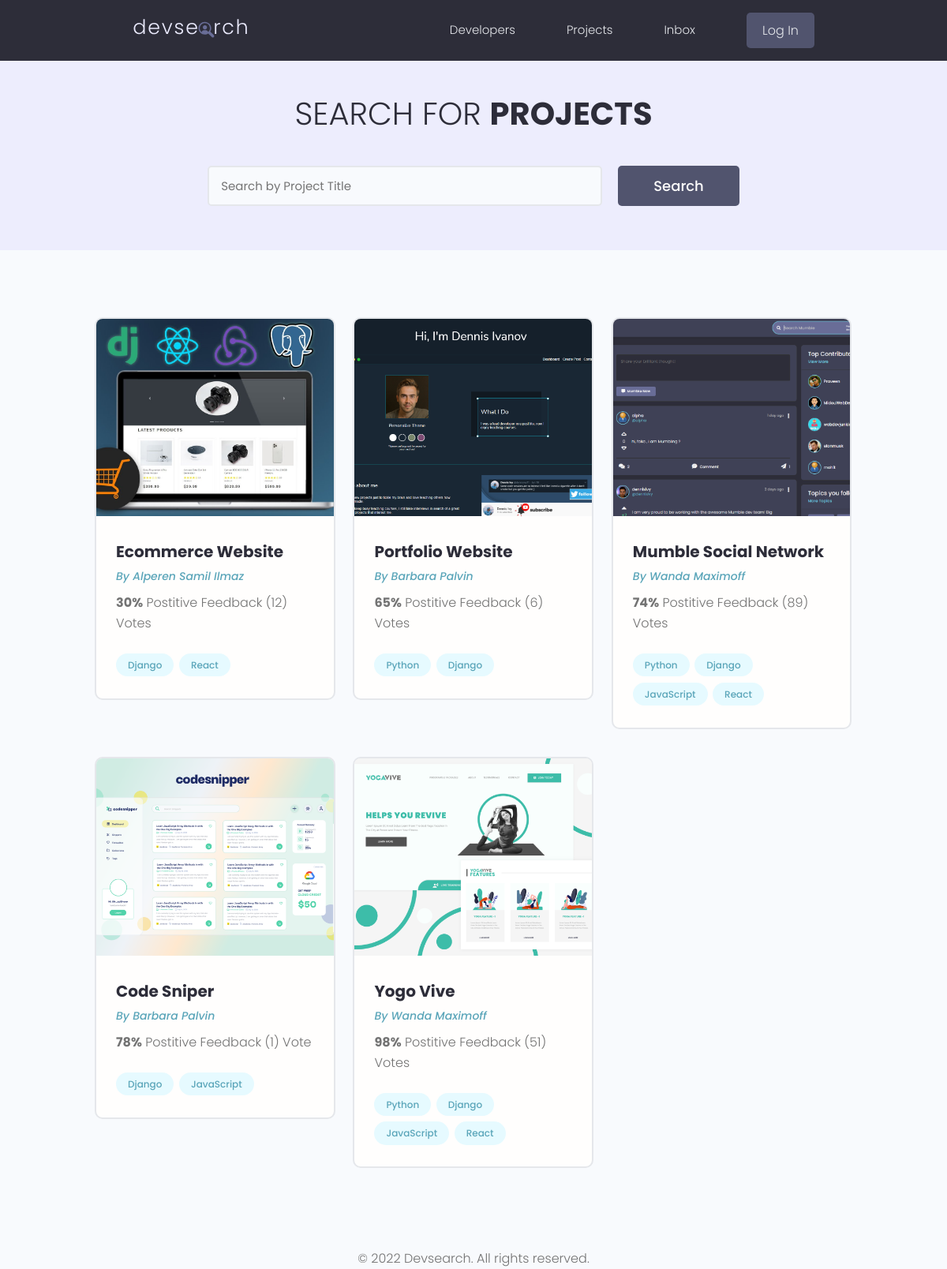
The page /projects/ on the database as committed earlier.
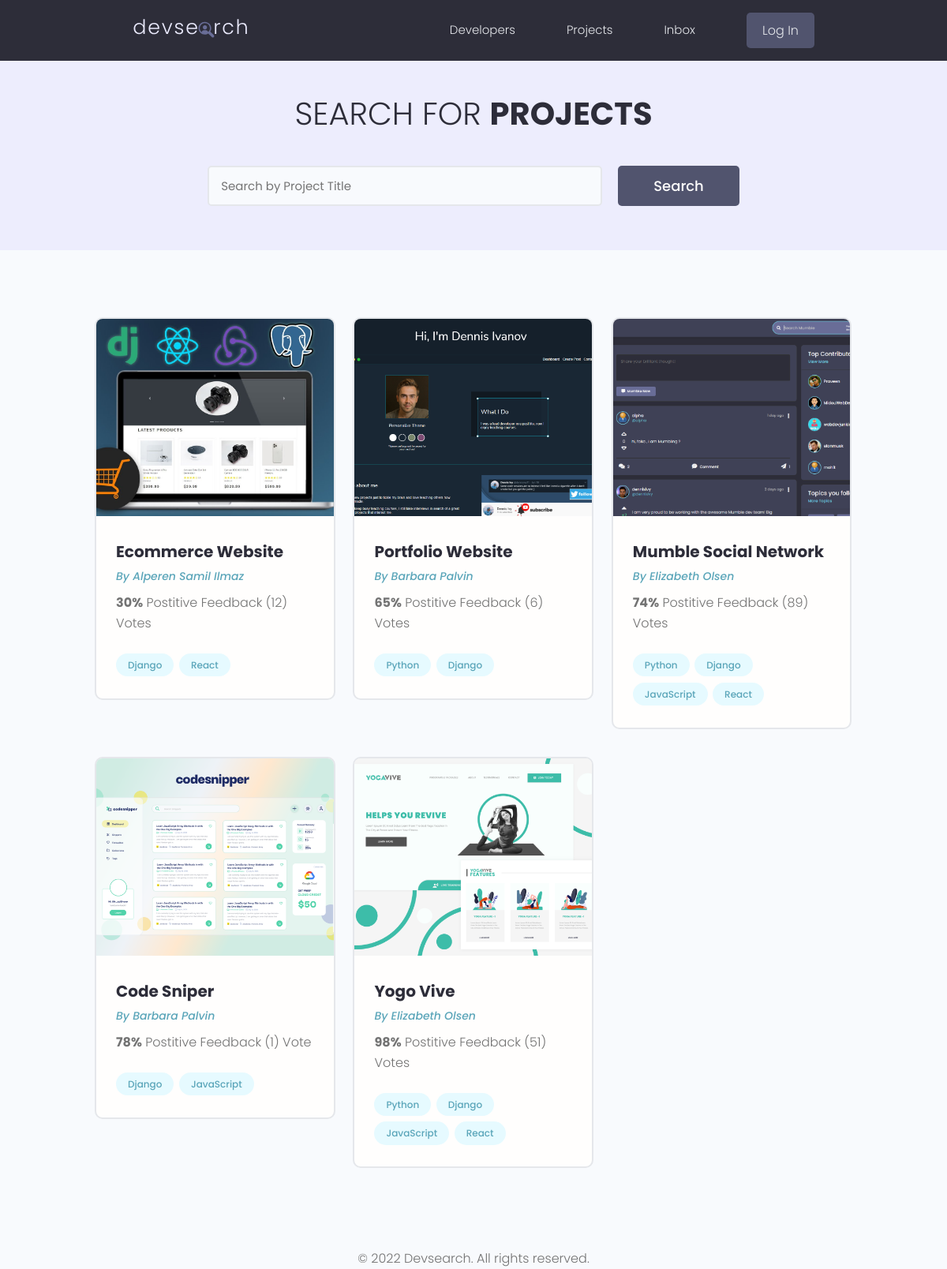
The same page on the database as committed later.
### base/models.py (models this page shows, shortened)
class Project(models.Model):
    owner = models.ForeignKey(Profile, null=True, blank=True, on_delete=models.SET_NULL)
    title = models.CharField(max_length=256)
    description = models.TextField(null=True, blank=True)
    featured_image = models.ImageField(blank=True, null=True, default='default.jpg')
    demo_link = models.CharField(max_length=2048, null=True, blank=True)
    source_link = models.CharField(max_length=2048, null=True, blank=True)
    tags = models.ManyToManyField('Tag', blank=True)
    vote_total = models.IntegerField(default=0, null=True, blank=True)
    vote_ratio = models.IntegerField(default=0, null=True, blank=True)
    created = models.DateTimeField(auto_now_add=True)
    id = models.UUIDField(default=uuid.uuid4, unique=True, primary_key=True, editable=False)

class Tag(models.Model):
    name = models.CharField(max_length=256)
    created = models.DateTimeField(auto_now_add=True)
    id = models.UUIDField(default=uuid.uuid4, unique=True, primary_key=True, editable=False)
    def __str__(self):
        return self.name

### users/models.py (models this page shows, shortened)
class Profile(models.Model):
    user = models.OneToOneField(User, on_delete=models.CASCADE, null=True, blank=True)
    name = models.CharField(max_length=128, blank=True, null=True)
    email = models.EmailField(max_length=256, blank=True, null=True)
    username = models.CharField(max_length=128, blank=True, null=True)
    location = models.CharField(max_length=128, blank=True, null=True)
    short_intro = models.CharField(max_length=128, blank=True, null=True)
    bio = models.TextField(blank=True, null=True)
    profile_image = models.ImageField(null=True, blank=True, upload_to='profiles/', default='profiles/user-default.png')
    social_github = models.CharField(max_length=128, blank=True, null=True)
    social_stackoverflow = models.CharField(max_length=128, blank=True, null=True)
    social_twitter = models.CharField(max_length=128, blank=True, null=True)
    social_linkedin = models.CharField(max_length=128, blank=True, null=True)
    social_instagram = models.CharField(max_length=128, blank=True, null=True)
    social_website = models.CharField(max_length=128, blank=True, null=True)
    created = models.DateTimeField(auto_now_add=True)
    id = models.UUIDField(default=uuid.uuid4, unique=True, primary_key=True, editable=False)

### base/views.py (the view)
# urls.py: path('projects/', include('base.urls')),
def projects(request):
    projects = Project.objects.all()
    context = {'projects': projects}
    return render(request, 'base/projects.html', context)

### base/templates/base/projects.html (shortened to what this page needs)
{% extends 'main.html' %}
{% block content %}
    <main class="projects">
        <section class="hero-section text-center">
          <div class="container container--narrow">
            <div class="hero-section__box">
              <h2>Search for <span>Projects</span></h2>
            </div>
            <div class="hero-section__search">
              <form class="form" action="#" method="get">
                <div class="form__field">
                  <input class="input input--text" id="formInput#search" type="text" name="text"
                    placeholder="Search by Project Title" />
                </div>
                <input class="btn btn--sub btn--lg" type="submit" value="Search" />
              </form>
            </div>
          </div>
        </section>
        <section class="projectsList">
          <div class="container">
            <div class="grid grid--three">
                {% for project in projects %}
                  <div class="column">
                    <div class="card project">
                      <a href="{% url 'project' project.id %}" class="project">
                        <img class="project__thumbnail" src="{{ project.featured_image.url }}" alt="project thumbnail" />
                        <div class="card__body">
                          <h3 class="project__title"><td>{{ project.title }}</td></h3>
                          <p><a class="project__author" href="{% url 'user-profile' project.owner.id %}">By {{ project.owner.name }}</a></p>
                          <p class="project--rating">
                            <span style="font-weight: bold;">{{ project.vote_ratio }}%</span> Postitive
                            Feedback ({{ project.vote_total }}) Vote{{ project.vote_total|pluralize:"s" }}
                          </p>
                          <div class="project__tags">
                            {% for tag in project.tags.all %}
                                <span class="tag tag--pill tag--main">
                                  <small>{{ tag }}</small>
                                </span>
                            {% endfor %}
                          </div>
                        </div>
                      </a>
                    </div>
                  </div>
                {% endfor %}
            </div>
          </div>
        </section>
    </main>
{% endblock content %}

### templates/main.html (shortened to what this page needs)
<!doctype html>
{% load static %}
<html lang="en">
<head>
  <link rel="stylesheet" href="https://cdn.iconmonstr.com/1.3.0/css/iconmonstr-iconic-font.min.css" />
  <link rel="stylesheet" href="{% static 'uikit/styles/uikit.css' %}" />
  <link rel="stylesheet" href="{% static 'styles/app.css' %}" />
</head>
<body>
    {% include 'navbar.html' %}
    {% block content %}
    {% endblock content %}
    {% include 'footer.html' %}
</body>
</html>

### templates/navbar.html (shortened to what this page needs)
{% load static %}
<header class="header">
    <div class="container container--narrow">
      <a href="{% url 'profiles' %}" class="header__logo">
        <img src="{% static 'images/logo.svg' %}" alt="DevSearch Logo" />
      </a>
      <nav class="header__nav">
        <ul class="header__menu">
          <li class="header__menuItem"><a href="{% url 'profiles' %}">Developers</a></li>
          <li class="header__menuItem"><a href="{% url 'projects' %}">Projects</a></li>
          <li class="header__menuItem"><a href="">Inbox</a></li>
          {% if request.user.is_authenticated %}
              <li class="header__menuItem"><a href="{% url 'account' %}">Account</a></li>
              <li class="header__menuItem"><a href="{% url 'logout' %}" class="btn btn--sub">Logout</a></li>
          {% else %}
            <li class="header__menuItem"><a href="{% url 'login' %}" class="btn btn--sub">Log In</a></li>
          {% endif %}
        </ul>
      </nav>
    </div>
  </header>

### templates/footer.html
<br>
<br>
<br>
<p style="text-align: center">© 2022 Devsearch. All rights reserved.</p>

### static/styles/app.css (style rules this page uses)
:root { --color-sub: #2d2d39; }
.btn--sub { background-color: var(--color-sub-light); }
.card { border: 2px solid var(--color-light); }
img { width: 100%; }
.header { position: sticky; z-index: 111; background-color: var(--color-sub); padding: 1.5rem 0; }
.header > .container { display: flex; justify-content: space-between; align-items: center; }
.header__logo > img { height: 3.8rem; }
.header__nav > ul { display: inline-flex; align-items: center; list-style: none; gap: 6.5rem; }
.header__menuItem > a { color: var(--color-light); font-weight: 300; }
.hero-section { height: 40vh; display: flex; align-items: center; background-color: var(--color-sub); }
.hero-section__box { margin-bottom: 4rem; }
.hero-section__box > h2, .hero-section__box > h2 > span { font-size: 4rem; color: var(--color-light); line-height: 1.3; text-transform: uppercase; }
.hero-section__box > h2 { font-weight: 300; }
.hero-section__box > h2 > span { font-weight: 700; }
.hero-section__search > .form { display: flex; align-items: center; justify-content: center; gap: 2rem; }
.hero-section__search > .form input.input--text { width: 50rem; }
.project__author { font-size: 1.4rem; font-style: italic; }
.project--rating { margin-bottom: 1.6em; margin-top: .5em; }
.projects > .hero-section { background: var(--color-sub-lighter); height: 30vh; }
.projects .hero-section__box { margin-bottom: 2.5rem; }
.projects .hero-section__box > h2 { color: var(--color-sub); }
.projects .hero-section__box > h2 > span { font-weight: 700; color: var(--color-sub); }
.projectsList { margin-top: 8rem; }
.project__thumbnail { height: 25rem; object-fit: cover; object-position: top center; }
.project__title { font-size: 2rem; font-weight: 700; color: var(--color-sub); }

### static/uikit/styles/modules/_variables.css (style rules this page uses)
:root { --color-main: #5aa5b9; --color-main-light: #e6faff; --color-sub: #3f4156; --color-sub-light: #51546e; --color-sub-lighter: #ededfd; --color-text: #737373; --color-gray: #8b8b8b; --color-light: #e5e7eb; --color-light-gray: #767676; --color-bg: #f8fafd; --color-white: #fffefd; --color-white-light: #f3f3f3; --color-success: #359e64; --color-success-bg: #def8e8; --color-error: #fc4b0b; --color-error-bg: #fff2ee; --font-base: 'Poppins', arial, helvetica, 'Segoe UI', roboto, ubuntu, sans-serif; --font-monospace: 'Fira Code', 'Courier New', courier, monospace; --font-regular: 300; --font-medium: 500; --font-bold: 700; --generic-shadow: 1px 1px 5px #00000010; --generic-transition: all 0.3s ease-in-out; }

### static/uikit/styles/modules/_base.css (style rules this page uses)
* { margin: 0; padding: 0; box-sizing: border-box; text-rendering: optimizeLegibility; color: inherit; font-size: inherit; }
html { font-size: 50%; }
@media only screen and (min-width: 480px) { html { font-size: 56.25%; } }
@media only screen and (min-width: 1200px) { html { font-size: 62.5%; } }
body { line-height: 1.6; font-weight: 400; font-size: 1.5rem; color: var(--color-text); background-color: var(--color-bg); min-height: 100vh; }

### static/uikit/styles/modules/_typography.css (style rules this page uses)
* { font-family: var(--font-base); }
h2 { font-size: 3.6rem; font-weight: var(--font-bold); }
h3 { font-size: 3.2rem; font-weight: var(--font-medium); }
p, span, strong { font-size: 1.6rem; color: var(--color-text); font-weight: var(--font-regular); }
a { padding-bottom: 2px; text-decoration: none; display: inline-block; color: var(--color-main); font-weight: var(--font-medium); }

### static/uikit/styles/modules/_utilities.css (style rules this page uses)
.container { width: 92%; max-width: 165rem; margin: 0 auto; box-sizing: border-box; }
.container--narrow { width: 92%; max-width: 120rem; }
@media screen and (min-width: 1000px) { .container { width: 90%; } }
@media screen and (min-width: 1000px) { .container--narrow { width: 85%; } }
@media screen and (min-width: 1200px) { .container { width: 80%; } }
@media screen and (min-width: 1200px) { .container--narrow { width: 72%; } }
.text-center { text-align: center; }

### static/uikit/styles/modules/_button.css (style rules this page uses)
.btn { display: inline-block; position: relative; cursor: pointer; background-color: var(--color-light); font-weight: var(--font-medium); color: var(--color-sub); text-decoration: none; padding: 1rem 2rem; border-radius: 0.5rem; border: none; width: -webkit-fit-content; width: -moz-fit-content; width: fit-content; height: -webkit-fit-content; height: -moz-fit-content; height: fit-content; font-size: 1.6rem; outline-width: 0; outline-color: transparent; -webkit-backface-visibility: hidden; backface-visibility: hidden; transition: all 0.3s ease-in-out; }
.btn--sub { background-color: var(--color-sub); color: var(--color-white); }
.btn--lg { font-size: 1.8rem; padding: 1.2rem 4.5rem; }

Rows that differ between the two databases and show on the page:
changed through a linked row, Project "Mumble Social Network": owner.name "Wanda Maximoff" → "Elizabeth Olsen"
changed through a linked row, Project "Yogo Vive": owner.name "Wanda Maximoff" → "Elizabeth Olsen"
